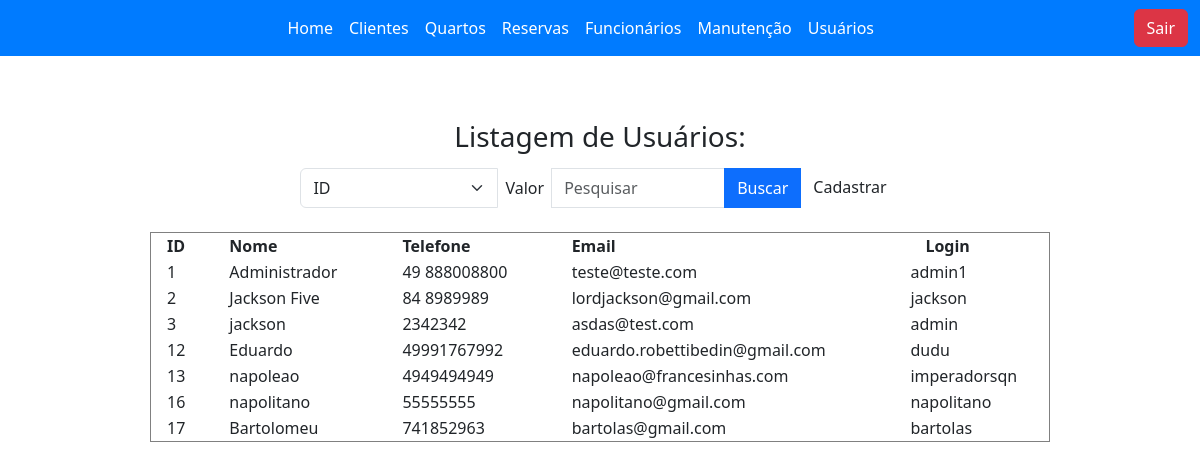
Before: /view/usuarioList.php with the older database file.
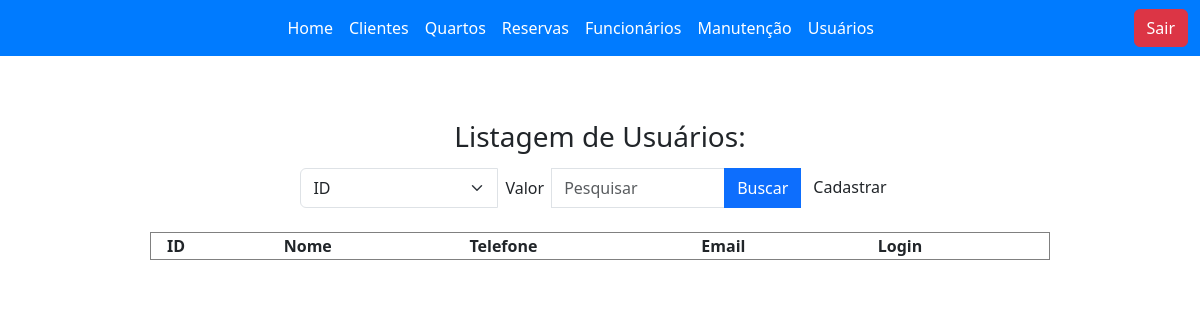
After: the same page with the newer database file.
### tables this page shows
CREATE TABLE `usuario` (
  `id` int(11) NOT NULL,
  `nome` varchar(100) NOT NULL,
  `telefone` varchar(20) NOT NULL,
  `email` varchar(100) NOT NULL,
  `login` varchar(20) DEFAULT NULL,
  `senha` varchar(150) DEFAULT NULL
);

### model/DB.class.php (called while the page is built, shortened)
<?php
class BD
{
    private $host = "php-mysql";
    private $dbname = "db_aula";
    private $port = 3306;
    private $usuario = "root";
    private $senha = "root";
    private $db_charset = "utf8";
    public function conn()
    {
        $conn = "mysql:host=$this->host;dbname=$this->dbname;port=$this->port";
        return new PDO(
            $conn,
            $this->usuario,
            $this->senha,
            [PDO::MYSQL_ATTR_INIT_COMMAND => "SET NAMES " . $this->db_charset]
        );
    }
    public function select($nome_tabela)
    {
        $conn = $this->conn();
        $sql = "SELECT * FROM $nome_tabela;";
        $st = $conn->prepare($sql);
        $st->execute();
        return $st->fetchAll(PDO::FETCH_CLASS);
    }
}

### controller/usuarioController.php (called while the page is built, shortened)
<?php
include "../model/DB.class.php";
class usuarioController
{
    private $model;
    private $table = "usuario";
    public function __construct()
    {
        $this->model = new BD();
    }
    public function carregar()
    {
        return $this->model->select($this->table);
    }
}

### view/usuarioList.php (the view, shortened to what this page needs)
<?php
include_once '../controller/usuarioController.php';
include "base/header.php";
$usuario = new usuarioController();
if (!empty($_POST)) {
    $load = $usuario->pesquisar($_POST);
} else {
    $load = $usuario->carregar();
}
?>
<div class="d-flex justify-content-center">
</div>
<div class="p-5 w-100 d-flex justify-content-center">
    <h3 style="margin-bottom: -3rem;">Listagem de Usuários:</h3>
</div>
<div class="d-flex w-100 justify-content-center">
    <div class="d-flex w-75 justify-content-center flex-wrap">
        <div class="row">
            <form action="usuarioList.php" class="mb-4" method="post">
                <div class="input-group">
                    <select name="campo" class="form-select">
                        <option value="id">ID</option>
                    </select>
                    <label class="p-2">Valor</label>
                    <input type="text" name="valor" class="form-control" placeholder="Pesquisar" />
                    <button type="submit" class="btn btn-primary">Buscar</button>
                    <a class="btn btn-tertiary" href="./RegistrarUsuarioForm.php">Cadastrar</a>
                </div>
            </form>
        </div>
        <div class="row w-100">
            <table border="1" style="margin-bottom: 3rem;">
                <tr>
                    <th style="padding-left: 1rem; padding-right: 1rem;">ID</th>
                    <th style="padding-left: 1rem; padding-right: 1rem;">Nome</th>
                    <th style="padding-left: 1rem; padding-right: 1rem;">Telefone</th>
                    <th style="padding-left: 1rem; padding-right: 1rem;">Email</th>
                    <th style="padding-left: 1rem; padding-right: 1rem;">Login</th>
                    <th></th>
                    <th></th>
                </tr>
                <?php
                foreach ($load as $item) {
                    echo "<tr>";
                    echo "<td style='padding-left: 1rem; padding-right: 1rem;'>" . $item->id . "</td>";
                    echo "<td style='padding-left: 1rem; padding-right: 1rem;'>" . $item->nome . "</td>";
                    echo "<td style='padding-left: 1rem; padding-right: 1rem;'>" . $item->telefone . "</td>";
                    echo "<td style='padding-left: 1rem; padding-right: 1rem;'>" . $item->email . "</td>";
                    echo "<td>" . $item->login . "</td>";
                    echo "</tr>";
                }
                ?>
            </table>
        </div>
    </div>
</div>

Changed rows visible on the page:
removed usuario: id "1", nome "Administrador", telefone "49 888008800", email "teste@teste.com", login "admin1"
removed usuario: id "2", nome "Jackson Five", telefone "84 8989989", email "lordjackson@gmail.com", login "jackson"
removed usuario: id "3", nome "jackson", telefone "2342342", email "asdas@test.com", login "admin"
removed usuario: id "12", nome "Eduardo", telefone "49991767992", email "eduardo.robettibedin@gmail.com", login "dudu"
removed usuario: id "13", nome "napoleao", telefone "4949494949", email "napoleao@francesinhas.com", login "imperadorsqn"
removed usuario: id "16", nome "napolitano", telefone "55555555", email "napolitano@gmail.com", login "napolitano"
removed usuario: id "17", nome "Bartolomeu", telefone "741852963", email "bartolas@gmail.com", login "bartolas"
